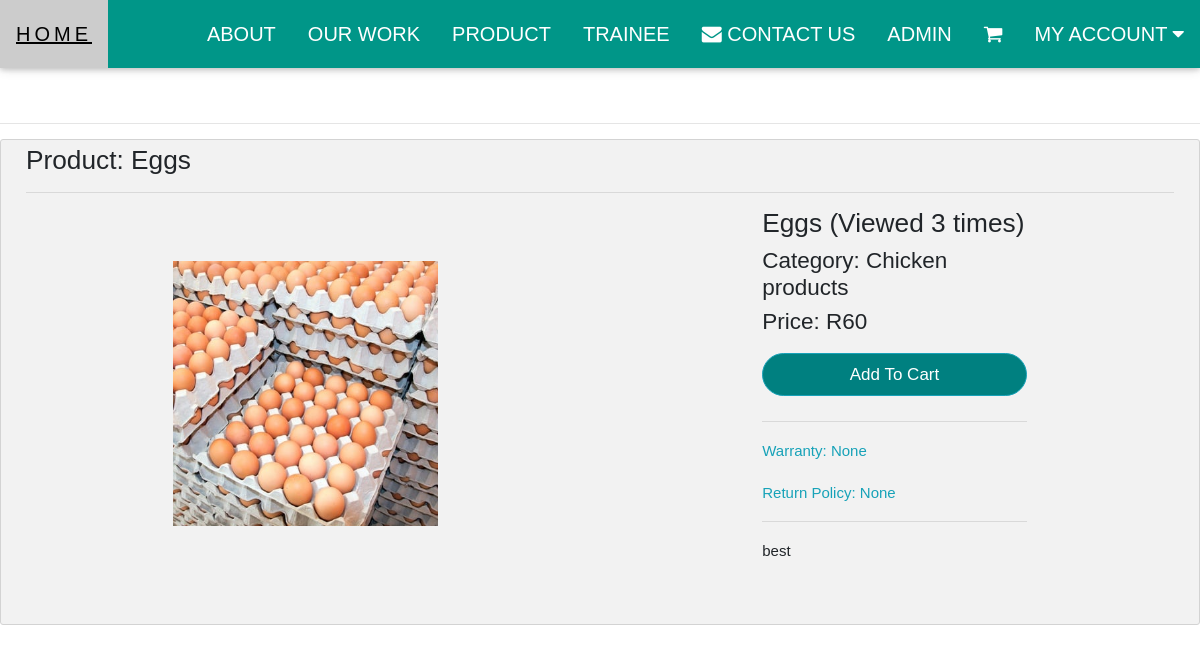
The app's page /product/eggs/ with its own data.
### Dolly_Sabby_app/models.py (models this page shows, shortened)
class Product(models.Model):
    title = models.CharField(max_length=200)
    slug = models.SlugField(unique=True)
    category = models.ForeignKey(Category, on_delete = models.CASCADE)
    image = models.ImageField(upload_to="products")
    marked_price = models.PositiveIntegerField()
    selling_price = models.PositiveIntegerField()
    description = models.TextField()
    warranty = models.CharField(max_length=300, null=True, blank=True)
    return_policy = models.CharField(max_length=300, null=True, blank=True)
    view_count = models.PositiveIntegerField(default=0)

class Category(models.Model):
    title = models.CharField(max_length=200)
    slug = models.SlugField(unique=True)
    def __str__(self):
        return self.title

### Dolly_Sabby_app/views.py (the view)
# urls.py: path('product/<slug:slug>/',views.ProductDetailsView.as_view(),name='product_details'),
class ProductDetailsView(EcomMixin, TemplateView):
    template_name = 'product_details.html'
    def get_context_data(self, **kwargs):
        context = super().get_context_data(**kwargs)
        url_slug = self.kwargs['slug']
        product = Product.objects.get(slug=url_slug)
        product.view_count += 1
        product.save()
        context['product'] = product
        return context

### Dolly_Sabby_app/views.py (called while the page is built)
    def dispatch(self, request, *args, **kwargs):
        cart_id = request.session.get("cart_id")
        if cart_id:
            cart_obj = Cart.objects.get(id=cart_id)
            if request.user.is_authenticated and request.user.customer:
                cart_obj.customer = request.user.customer
                cart_obj.save()
        return super().dispatch(request, *args, **kwargs)

### templates/product_details.html (shortened to what this page needs)
<!DOCTYPE html>
{%load static%}
<html>
<head>
<link rel="stylesheet" href="{% static "css/css1.css" %}">
   <link rel="stylesheet" href="{% static "css/font-awesome.min.css" %}">
   <link rel="stylesheet" href="{% static "css/fonts.css" %}">
   <link rel="stylesheet" href="https://stackpath.bootstrapcdn.com/bootstrap/4.1.3/css/bootstrap.min.css">
   <link rel="stylesheet" href="https://cdnjs.cloudflare.com/ajax/libs/font-awesome/4.7.0/css/font-awesome.min.css">
</head>
<body>
          <div class="w3-top">
            <div class="w3-bar w3-teal w3-card" id="myNavbar">
              <a href="{% url 'Dolly_Sabby_app:index' %}" class="w3-bar-item w3-button w3-wide">HOME</a>
              <div class="w3-right w3-hide-small">
                <a href="#about" class="w3-bar-item w3-button">ABOUT</a>
                <a href="#work" class="w3-bar-item w3-button">OUR WORK</a>
                <a href="{% url 'Dolly_Sabby_app:product' %}" class="w3-bar-item w3-button">PRODUCT</a>
                <a href="{% url 'Dolly_Sabby_app:index2' %}" class="w3-bar-item w3-button">TRAINEE</a>
                <a href="#contact" class="w3-bar-item w3-button"><i class="fa fa-envelope"></i> CONTACT US</a>
                <a href="{% url 'admin:index' %}" class="w3-bar-item w3-button">ADMIN</a>
                <a href="{% url 'Dolly_Sabby_app:my_cart' %}" class="w3-bar-item w3-button"> <i class="fa fa-shopping-cart"></i></a>
                <div class="dropdown">
                  <button class="dropbtn" onclick="myFunction()">MY ACCOUNT {{request.user.username}}
                    <i class="fa fa-caret-down"></i></button>
                  </div>
                </div>
          </div>
        </div>
<br>
<br>
<br>
<br>
<hr>
<div class="container">
  <h3>Product: {{product.title}}</h3><hr>
  <div class="row">
    <div class="col-3">
    <img src="{{product.image.url}}" alt="" class="img-fluid">
    </div>
    <div class="col-3">
    <h3>{{product.title}} (Viewed {{product.view_count}} times)</h3>
    <h4>Category: {{product.category}}</h4>
    <h4>Price: R{{product.marked_price}}</h4>
    <a href="{% url 'Dolly_Sabby_app:add_to_cart' product.id %}" class="btn btn-info">Add To Cart</a>
    <hr>
    <p class="text-info">Warranty: {{product.warranty}}</p>
    <p class="text-info">Return Policy: {{product.return_policy}}</p>
    <hr>
    <p>{{product.description}}</p>
    </div>
  </div>
</div>
</body>
</html>

### static/css/css1.css (style rules this page uses)
*,*:before,*:after { box-sizing:inherit }
html { -ms-text-size-adjust:100%;-webkit-text-size-adjust:100% }
body { margin:0 }
a { background-color:transparent }
img { border-style:none }
hr { box-sizing:content-box;height:0;overflow:visible }
button,input,select,textarea,optgroup { font:inherit;margin:0 }
button,input { overflow:visible }
button,select { text-transform:none }
button,[type=button],[type=reset],[type=submit] { -webkit-appearance:button }
html,body { font-family:Verdana,sans-serif;font-size:15px;line-height:1.5 }
html { overflow-x:hidden }
h3 { font-size:24px }
h4 { font-size:20px }
h1,h2,h3,h4,h5,h6 { font-family:"Segoe UI",Arial,sans-serif;font-weight:400;margin:10px 0 }
.w3-wide { letter-spacing:4px }
hr { border:0;border-top:1px solid #eee;margin:20px 0 }
img { vertical-align:middle }
a { color:inherit }
.w3-btn,.w3-button { border:none;display:inline-block;padding:8px 16px;vertical-align:middle;overflow:hidden;text-decoration:none;color:inherit;background-color:inherit;text-align:center;cursor:pointer;white-space:nowrap }
.w3-btn,.w3-button { -webkit-touch-callout:none;-webkit-user-select:none;-khtml-user-select:none;-moz-user-select:none;-ms-user-select:none;user-select:none }
.w3-bar { width:100%;overflow:hidden }
.w3-bar .w3-bar-item { padding:8px 16px;float:left;width:auto;border:none;display:block;outline:0 }
.w3-bar .w3-button { white-space:normal }
.w3-container:after,.w3-container:before,.w3-panel:after,.w3-panel:before,.w3-row:after,.w3-row:before,.w3-row-padding:after,.w3-row-padding:before, .w3-cell-row:before,.w3-cell-row:after,.w3-clear:after,.w3-clear:before,.w3-bar:before,.w3-bar:after { content:"";display:table;clear:both }
.w3-top,.w3-bottom { position:fixed;width:100%;z-index:1 }
.w3-top { top:0 }
.w3-card,.w3-card-2 { box-shadow:0 2px 5px 0 rgba(0,0,0,0.16),0 2px 10px 0 rgba(0,0,0,0.12) }
.w3-right { float:right!important }
.w3-teal,.w3-hover-teal:hover { color:#fff!important;background-color:#009688!important }

### records on screen
Product: title "Eggs", image (picture), view_count "3", category "Chicken products", marked_price "60", warranty "None", return_policy "None", description "best"
